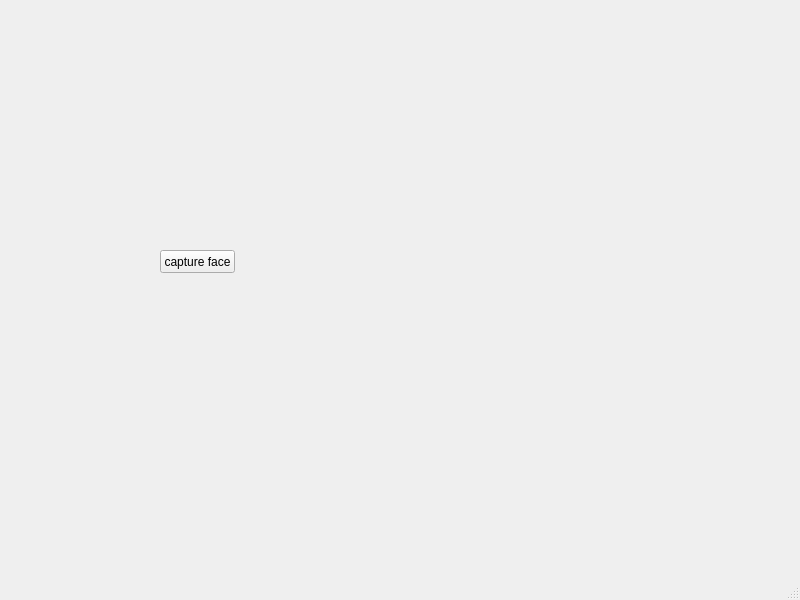
<?xml version="1.0" encoding="UTF-8"?>
<ui version="4.0">
 <class>MainWindow</class>
 <widget class="QMainWindow" name="MainWindow">
  <property name="geometry">
   <rect>
    <x>0</x>
    <y>0</y>
    <width>800</width>
    <height>600</height>
   </rect>
  </property>
  <property name="windowTitle">
   <string>MainWindow</string>
  </property>
  <widget class="QWidget" name="centralwidget">
   <widget class="QPushButton" name="pushButton">
    <property name="geometry">
     <rect>
      <x>160</x>
      <y>250</y>
      <width>75</width>
      <height>23</height>
     </rect>
    </property>
    <property name="text">
     <string>capture face</string>
    </property>
   </widget>
  </widget>
  <widget class="QMenuBar" name="menubar">
   <property name="geometry">
    <rect>
     <x>0</x>
     <y>0</y>
     <width>800</width>
     <height>21</height>
    </rect>
   </property>
  </widget>
  <widget class="QStatusBar" name="statusbar"/>
 </widget>
 <resources/>
 <connections/>
</ui>
